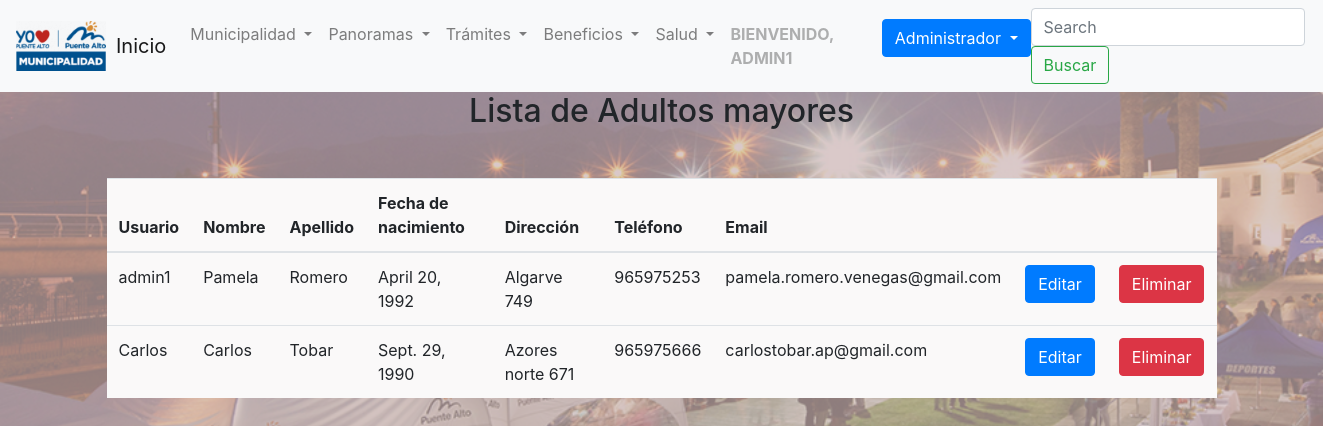
The app's page /perfiles/ (signed in) with its own data.
### usuario/models.py (models this page shows, shortened)
class Perfil(models.Model):
    usuario = models.OneToOneField(User, on_delete=models.CASCADE, related_name='perfil')  # Relación con el modelo User
    nombre = models.CharField(max_length=255, null=True, blank=True)
    apellido = models.CharField(max_length=255, null=True, blank=True)
    fecha_nacimiento = models.DateField(null=True, blank=True)  # Ejemplo de campo adicional
    direccion = models.CharField(max_length=255, null=True, blank=True)
    telefono = models.CharField(max_length=20, null=True, blank=True)
    email = models.EmailField(max_length=255, null=True, blank=True)

### usuario/views.py (the view)
# urls.py: path('perfiles/', views.lista_perfiles, name='perfil'),
def lista_perfiles(request):
    perfiles = Perfil.objects.all()  # Obtener todos los perfiles de la tabla
    return render(request, 'perfil.html', {'perfiles': perfiles})

### usuario/templates/perfil.html (shortened to what this page needs)
<!DOCTYPE html>
<html lang="en">
<head>
    <link rel="stylesheet" href="https://cdn.jsdelivr.net/npm/bootstrap@4.6.2/dist/css/bootstrap.min.css">
    {% load static %}
</head>
<body>
    <nav class="navbar navbar-expand-lg navbar-light bg-light">
        <img src="{% static 'image/logo_puente.png' %}" alt="logo_puente" style="margin-right: 10px;"><a class="navbar-brand" href="{% url 'index' %}">Inicio</a>
        <div class="collapse navbar-collapse" id="navbarSupportedContent">
          <ul class="navbar-nav mr-auto">
            <li class="nav-item dropdown">
              <a class="nav-link dropdown-toggle" href="#" role="button" data-toggle="dropdown" aria-expanded="false">
                Municipalidad
              </a>
            </li>
            <li class="nav-item dropdown">
                <a class="nav-link dropdown-toggle" href="#" role="button" data-toggle="dropdown" aria-expanded="false">
                  Panoramas
                </a>
              </li>
              <li class="nav-item dropdown">
                <a class="nav-link dropdown-toggle" href="#" role="button" data-toggle="dropdown" aria-expanded="false">
                  Trámites
                </a>
              </li>
              <li class="nav-item dropdown">
                <a class="nav-link dropdown-toggle" href="#" role="button" data-toggle="dropdown" aria-expanded="false">
                  Beneficios
                </a>
              </li>
              <li class="nav-item dropdown">
                <a class="nav-link dropdown-toggle" href="#" role="button" data-toggle="dropdown" aria-expanded="false">
                  Salud
                </a>
              </li>
            <li class="nav-item">
              <a class="nav-link disabled"><strong>BIENVENIDO, {{ user.username|upper }}</strong></a>
            </li>
          </ul>
          {% if user.is_authenticated %}
        <ul>
          <div class="dropdown">
             <a class="btn btn-primary dropdown-toggle" id="adminDropdown" type="button" data-toggle="dropdown" aria-expanded="false">
                 Administrador
              </a>
              </div>
          </div>
      {% else %}
          <form method="post" action="{% url 'login' %}">
            {% csrf_token %}
            <button type="submit" class="btn btn-primary">Iniciar Sesión</button>
        </form>
      {% endif %}
          <form class="form-inline my-2 my-lg-0">
            <input class="form-control mr-sm-2" type="search" placeholder="Search" aria-label="Search">
            <button class="btn btn-outline-success my-2 my-sm-0" type="submit">Buscar</button>
          </form>
      </nav>
      <h2 class="text-center">Lista de Adultos mayores</h2>
      <div class="container mt-5 d-flex justify-content-center">
        <table class="table" style="background-color: rgb(250, 249, 249);">
          <thead>
            <tr>
              <th scope="col">Usuario</th>
              <th scope="col">Nombre</th>
              <th scope="col">Apellido</th>
              <th scope="col">Fecha de nacimiento</th>
              <th scope="col">Dirección</th>
              <th scope="col">Teléfono</th>
              <th scope="col">Email</th>
              <th></th>
              <th></th>
            </tr>
          </thead>
          <tbody>
            {% for perfil in perfiles %}
            <tr>
              <td>{{ perfil.usuario.username }}</td>
              <td>{{ perfil.nombre }}</td>
              <td>{{ perfil.apellido }}</td>
              <td>{{ perfil.fecha_nacimiento }}</td>
              <td>{{ perfil.direccion }} </td>
              <td>{{ perfil.telefono }}</td>
              <td>{{ perfil.email }}</td>
              <td>
                <a href="{% url 'editar_perfil' perfil.id %}" class="btn btn-primary">Editar</a>
              </td>
              <form action="{% url 'eliminar_perfil' perfil.id %}" method="POST" onsubmit="return confirm('¿Estás seguro de que deseas eliminar este perfil?');">
              <td><button type="submit" class="btn btn-danger">Eliminar</button></td>
            </tr>
            {% empty %}
            <tr>
                <td colspan="4" class="text-center">No hay perfiles disponibles.</td>
            </tr>
            {% endfor %}
          </tbody>
        </table>
    </div>
</body>
</html>

### records on screen
Perfil: usuario.username "admin1", nombre "Pamela", apellido "Romero", fecha_nacimiento "April 20, 1992", direccion "Algarve 749", telefono "965975253", email "pamela.romero.venegas@gmail.com"
Perfil: usuario.username "Carlos", nombre "Carlos", apellido "Tobar", fecha_nacimiento "Sept. 29, 1990", direccion "Azores norte 671", telefono "965975666", email "carlostobar.ap@gmail.com"

### other values on screen
{{ user.username|upper }} "ADMIN1"
